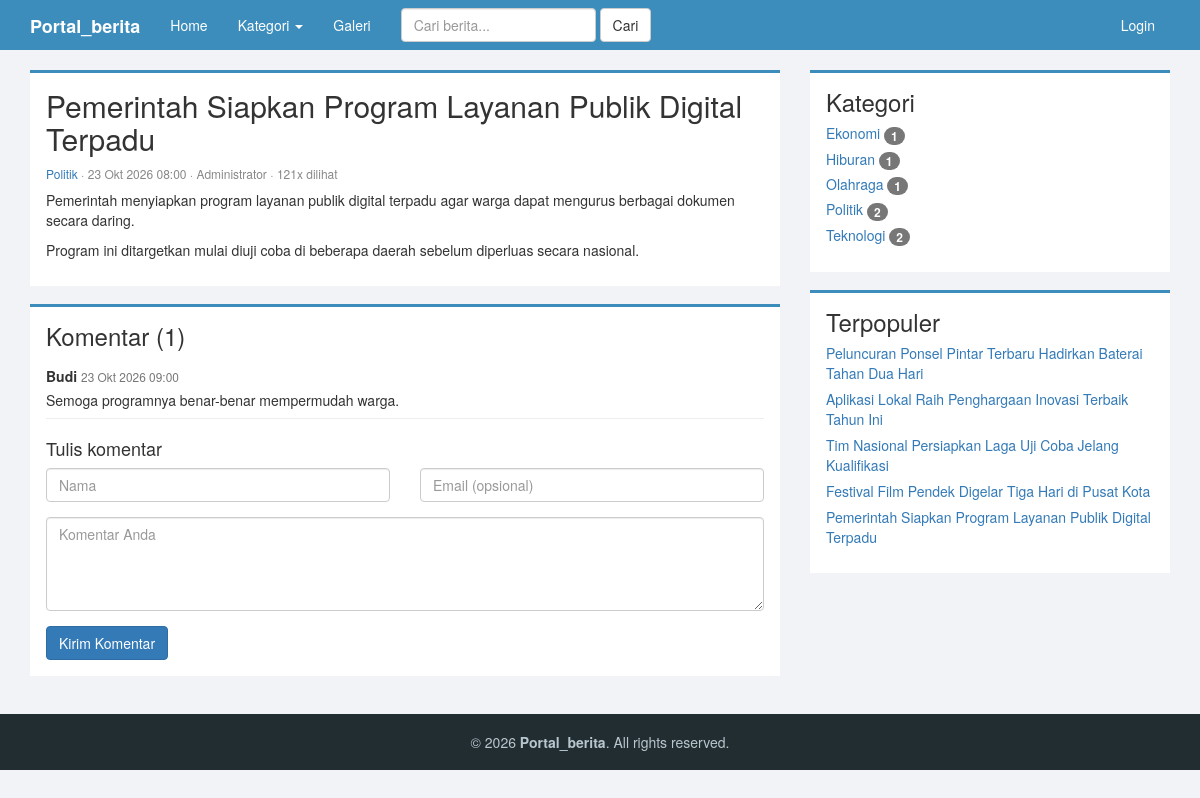
/berita.php?id=1, run on the app's committed database.
### tables this page shows
CREATE TABLE `berita` (
  `id` INT UNSIGNED NOT NULL AUTO_INCREMENT,
  `judul` VARCHAR(255) NOT NULL,
  `slug` VARCHAR(280) NOT NULL,
  `kategori_id` INT UNSIGNED NOT NULL,
  `isi` LONGTEXT NOT NULL,
  `foto` VARCHAR(255) DEFAULT NULL,
  `penulis_id` INT UNSIGNED DEFAULT NULL,
  `status` ENUM('publish','draft') NOT NULL DEFAULT 'publish',
  `dilihat` INT UNSIGNED NOT NULL DEFAULT 0,
  `tanggal` DATETIME NOT NULL DEFAULT CURRENT_TIMESTAMP,
  PRIMARY KEY (`id`),
  UNIQUE KEY `uq_berita_slug` (`slug`),
  KEY `idx_kategori` (`kategori_id`),
  KEY `idx_penulis` (`penulis_id`),
  CONSTRAINT `fk_berita_kategori` FOREIGN KEY (`kategori_id`) REFERENCES `kategori` (`id`) ON UPDATE CASCADE,
  CONSTRAINT `fk_berita_penulis` FOREIGN KEY (`penulis_id`) REFERENCES `users` (`id`) ON DELETE SET NULL ON UPDATE CASCADE
);

CREATE TABLE `kategori` (
  `id` INT UNSIGNED NOT NULL AUTO_INCREMENT,
  `nama` VARCHAR(100) NOT NULL,
  `slug` VARCHAR(120) NOT NULL,
  PRIMARY KEY (`id`),
  UNIQUE KEY `uq_kategori_slug` (`slug`)
);

CREATE TABLE `users` (
  `id` INT UNSIGNED NOT NULL AUTO_INCREMENT,
  `nama` VARCHAR(100) NOT NULL,
  `username` VARCHAR(50) NOT NULL,
  `email` VARCHAR(100) DEFAULT NULL,
  `password` VARCHAR(255) NOT NULL,
  `level` ENUM('admin','editor') NOT NULL DEFAULT 'editor',
  `aktif` TINYINT(1) NOT NULL DEFAULT 1,
  `created_at` DATETIME NOT NULL DEFAULT CURRENT_TIMESTAMP,
  PRIMARY KEY (`id`),
  UNIQUE KEY `uq_username` (`username`)
);

CREATE TABLE `komentar` (
  `id` INT UNSIGNED NOT NULL AUTO_INCREMENT,
  `berita_id` INT UNSIGNED NOT NULL,
  `nama` VARCHAR(100) NOT NULL,
  `email` VARCHAR(100) DEFAULT NULL,
  `isi` TEXT NOT NULL,
  `status` ENUM('pending','approved') NOT NULL DEFAULT 'pending',
  `tanggal` DATETIME NOT NULL DEFAULT CURRENT_TIMESTAMP,
  PRIMARY KEY (`id`),
  KEY `idx_komentar_berita` (`berita_id`),
  CONSTRAINT `fk_komentar_berita` FOREIGN KEY (`berita_id`) REFERENCES `berita` (`id`) ON DELETE CASCADE ON UPDATE CASCADE
);

### includes/helpers.php (called while the page is built, shortened)
<?php
function url($path = '')
{
    return BASE_URL . '/' . ltrim($path, '/');
}
function e($teks)
{
    return htmlspecialchars((string) $teks, ENT_QUOTES, 'UTF-8');
}
function user()
{
    return isset($_SESSION['user']) ? $_SESSION['user'] : null;
}
function tgl($tanggal, $dengan_jam = false)
{
    $bln = array('Jan','Feb','Mar','Apr','Mei','Jun','Jul','Agu','Sep','Okt','Nov','Des');
    $t = strtotime($tanggal);
    $s = date('d', $t) . ' ' . $bln[(int) date('n', $t) - 1] . ' ' . date('Y', $t);
    return $dengan_jam ? $s . ' ' . date('H:i', $t) : $s;
}

### includes/db.php (called while the page is built)
<?php
function db()
{
    static $pdo = null;
    if ($pdo === null) {
        try {
            $pdo = new PDO(
                'mysql:host=' . DB_HOST . ';dbname=' . DB_NAME . ';charset=utf8mb4',
                DB_USER, DB_PASS,
                array(
                    PDO::ATTR_ERRMODE            => PDO::ERRMODE_EXCEPTION,
                    PDO::ATTR_DEFAULT_FETCH_MODE => PDO::FETCH_ASSOC,
                    PDO::ATTR_EMULATE_PREPARES   => false,
                )
            );
        } catch (PDOException $ex) {
            http_response_code(500);
            exit('<h3>Koneksi database gagal</h3><p>' . htmlspecialchars($ex->getMessage()) .
                 '</p><p>Pastikan MySQL di Laragon menyala, database <b>' . htmlspecialchars(DB_NAME) .
                 '</b> sudah di-import, dan cek pengaturan di <code>config.php</code>. ' .
                 'Buka <a href="cek.php">cek.php</a> untuk diagnosa.</p>');
        }
    }
    return $pdo;
}
function q($sql, $params = array())
{
    $st = db()->prepare($sql);
    $st->execute($params);
    return $st;
}

### berita.php (the view, shortened to what this page needs)
<?php
$slug = isset($_GET['slug']) ? $_GET['slug'] : '';
$id   = isset($_GET['id']) ? (int) $_GET['id'] : 0;
if ($slug !== '') {
    $kondisi = 'b.slug = ?';
    $param   = array($slug);
} else {
    $kondisi = 'b.id = ?';
    $param   = array($id);
}
$b = q("SELECT b.*, k.nama AS kategori, k.slug AS kslug, u.nama AS penulis
        FROM berita b JOIN kategori k ON k.id = b.kategori_id LEFT JOIN users u ON u.id = b.penulis_id
        WHERE $kondisi AND b.status = 'publish'", $param)->fetch();
$komentar = q("SELECT * FROM komentar WHERE berita_id = ? AND status = 'approved' ORDER BY tanggal ASC", array($b['id']))->fetchAll();
include __DIR__ . '/includes/public_header.php';
?>
<div class="row">
	<div class="col-md-8">
		<div class="kartu">
			<h2 style="margin-top:0;"><?= e($b['judul']) ?></h2>
			<div class="meta">
				<a href="<?= e(url('kategori.php?slug=' . urlencode($b['kslug']))) ?>"><?= e($b['kategori']) ?></a>
				&middot; <?= e(tgl($b['tanggal'], true)) ?>
				<?php if ($b['penulis']): ?>&middot; <?= e($b['penulis']) ?><?php endif; ?>
				&middot; <?= (int) $b['dilihat'] + 1 ?>x dilihat
			</div>
			<div class="isi"><?= $b['isi'] ?></div>
		</div>
		<div class="kartu" id="komentar">
			<h3 style="margin-top:0;">Komentar (<?= count($komentar) ?>)</h3>
			<?php foreach ($komentar as $c): ?>
				<div style="border-bottom:1px solid #eee;padding:8px 0;">
					<b><?= e($c['nama']) ?></b> <small class="text-muted"><?= e(tgl($c['tanggal'], true)) ?></small>
					<p style="margin:4px 0 0;"><?= nl2br(e($c['isi'])) ?></p>
				</div>
			<?php endforeach; ?>
			<h4 style="margin-top:20px;">Tulis komentar</h4>
			<form method="post" action="">
				<div class="row">
					<div class="col-sm-6 form-group"><input type="text" name="nama" class="form-control" placeholder="Nama" maxlength="100" required></div>
					<div class="col-sm-6 form-group"><input type="email" name="email" class="form-control" placeholder="Email (opsional)"></div>
				</div>
				<div class="form-group"><textarea name="isi" class="form-control" rows="4" placeholder="Komentar Anda" maxlength="1000" required></textarea></div>
				<button class="btn btn-primary">Kirim Komentar</button>
			</form>
		</div>
	</div>
	<div class="col-md-4"><?php include __DIR__ . '/includes/sidebar_publik.php'; ?></div>
</div>
<?php include __DIR__ . '/includes/public_footer.php'; ?>

### includes/public_header.php (shortened to what this page needs)
<?php
$cari = isset($_GET['q']) ? trim($_GET['q']) : '';
?>
<!DOCTYPE html>
<html lang="id">
<head>
<link rel="stylesheet" href="https://cdnjs.cloudflare.com/ajax/libs/twitter-bootstrap/3.4.1/css/bootstrap.min.css">
</head>
<body>
<nav class="navbar navbar-portal">
	<div class="container">
		<div class="navbar-header">
			<a class="navbar-brand" href="<?= e(url('index.php')) ?>"><b><?= e(SITE_NAME) ?></b></a>
		</div>
		<div class="collapse navbar-collapse" id="nav">
			<ul class="nav navbar-nav">
				<li><a href="<?= e(url('index.php')) ?>">Home</a></li>
				<li class="dropdown">
					<a href="#" class="dropdown-toggle" data-toggle="dropdown">Kategori <span class="caret"></span></a>
				</li>
				<li><a href="<?= e(url('galeri.php')) ?>">Galeri</a></li>
			</ul>
			<form class="navbar-form navbar-left" action="<?= e(url('index.php')) ?>" method="get">
				<div class="form-group"><input type="text" name="q" class="form-control" placeholder="Cari berita..." value="<?= e($cari) ?>"></div>
				<button type="submit" class="btn btn-default">Cari</button>
			</form>
			<ul class="nav navbar-nav navbar-right">
				<li><a href="<?= e(url('admin/login.php')) ?>"><?= user() ? 'Dashboard' : 'Login' ?></a></li>
			</ul>
		</div>
	</div>
</nav>
<div class="container" style="margin-top:20px;">

### includes/sidebar_publik.php
<?php
$sb_kat = q('SELECT k.nama, k.slug, (SELECT COUNT(*) FROM berita b WHERE b.kategori_id = k.id AND b.status = \'publish\') AS jml FROM kategori k ORDER BY k.nama')->fetchAll();
$sb_pop = q('SELECT judul, slug FROM berita WHERE status = \'publish\' ORDER BY dilihat DESC LIMIT 5')->fetchAll();
?>
<div class="kartu">
	<h3 style="margin-top:0;">Kategori</h3>
	<ul class="list-unstyled">
		<?php foreach ($sb_kat as $k): ?>
			<li style="margin-bottom:4px;"><a href="<?= e(url('kategori.php?slug=' . urlencode($k['slug']))) ?>"><?= e($k['nama']) ?></a> <span class="badge"><?= (int) $k['jml'] ?></span></li>
		<?php endforeach; ?>
	</ul>
</div>
<div class="kartu">
	<h3 style="margin-top:0;">Terpopuler</h3>
	<ul class="list-unstyled">
		<?php foreach ($sb_pop as $p): ?>
			<li style="margin-bottom:6px;"><a href="<?= e(url('berita.php?slug=' . urlencode($p['slug']))) ?>"><?= e($p['judul']) ?></a></li>
		<?php endforeach; ?>
	</ul>
</div>

### includes/public_footer.php (shortened to what this page needs)
</div>
<footer class="situs">
	<div class="container text-center">&copy; <?= date('Y') ?> <b><?= e(SITE_NAME) ?></b>. All rights reserved.</div>
</footer>
</body>
</html>

### includes/public_header.php (style rules this page uses)
body { background: #f1f3f6; }
.navbar-portal { background: #3c8dbc; border: 0; border-radius: 0; margin-bottom: 0; }
.navbar-portal .navbar-brand, .navbar-portal .navbar-nav > li > a { color: #fff; }
.kartu { background: #fff; padding: 16px; margin-bottom: 18px; border-top: 3px solid #3c8dbc; }
.kartu h3 { margin-bottom: 8px; }
.meta { color: #888; font-size: 12px; margin-bottom: 8px; }
footer.situs { background: #222d32; color: #b8c7ce; padding: 18px 0; margin-top: 20px; }

### data on the page
berita: judul "Pemerintah Siapkan Program Layanan Publik Digital Terpadu", kategori.nama "Politik", tanggal "23 Okt 2026 08:00", penulis.nama "Administrator", (int) $b['dilihat'] + 1 "121", isi "Pemerintah menyiapkan program layanan publik digital terpadu agar warga dapat mengurus berbagai dokumen secara daring. Program ini ditargetkan mulai diuji coba di beberapa daerah sebelum diperluas secara nasional."
komentar: nama "Budi", tanggal "23 Okt 2026 09:00", isi "Semoga programnya benar-benar mempermudah warga."
berita: judul "Peluncuran Ponsel Pintar Terbaru Hadirkan Baterai Tahan Dua Hari"
berita: judul "Aplikasi Lokal Raih Penghargaan Inovasi Terbaik Tahun Ini"
berita: judul "Tim Nasional Persiapkan Laga Uji Coba Jelang Kualifikasi"
berita: judul "Festival Film Pendek Digelar Tiga Hari di Pusat Kota"

### other printed values
SITE_NAME "Portal_berita"
count($komentar) "1"
$k['nama'] "Ekonomi"
$k['jml'] "1"
$k['nama'] "Hiburan"
$k['nama'] "Olahraga"
$k['nama'] "Politik"
$k['jml'] "2"
$k['nama'] "Teknologi"
